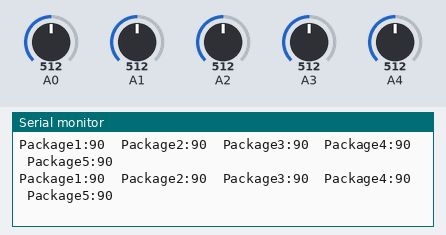
A sketch run on a simulated Arduino Uno, built with avr-gcc and run on an emulated ATmega328P. On the bench: the last lines printed to the serial monitor. The test bench sets the inputs (shaded band); at power-on: A0 = 512, A1 = 512, A2 = 512, A3 = 512, A4 = 512. No radio packets arrive unless stated.

Above: at 2.2 s.
2.3 s: A0 set to 552
At 2.9 s:
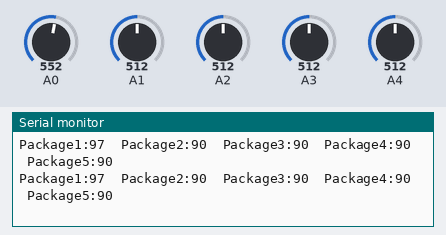
5.3 s: A0 set to 581
At 5.9 s:
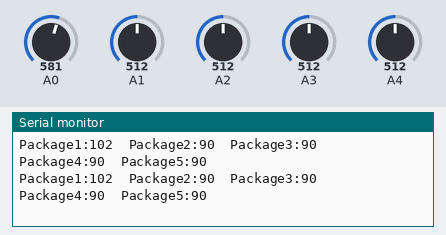
8.3 s: A1 set to 550
At 8.8 s:
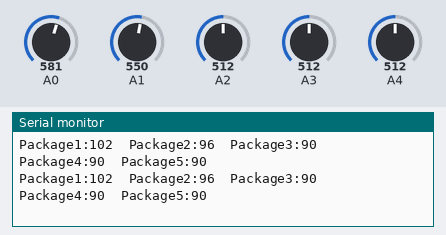
11.3 s: A1 set to 580
At 11.8 s:
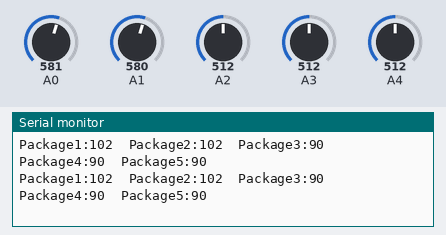
Timing chart, 0 to 13.9 s (numbered marks = the images above; inputs shaded):
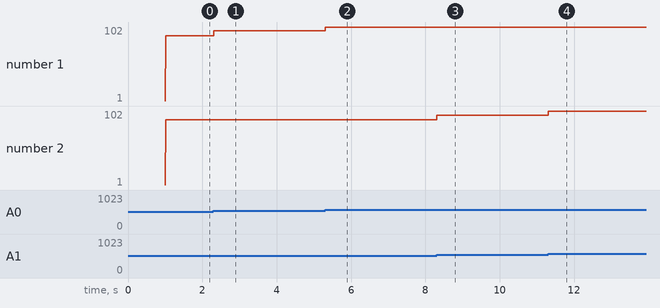

Measured:
- after the input at 2.3 s, the serial monitor: prints a new line at once (image 1)
- after the input at 5.3 s, the serial monitor: prints a new line at once (image 2)
- after the input at 8.3 s, the serial monitor: prints a new line at once (image 3)
- after the input at 11.3 s, the serial monitor: prints a new line at once (image 4)
- plotted number 1: 90 → 97 after the input at 2.3 s, 97 → 102 after the input at 5.3 s
- plotted number 2: 90 → 96 after the input at 8.3 s

The sketch:

Arm_RF_send.ino
```cpp
#include <SPI.h>
#include "RF24.h"

RF24 myRadio (7, 8);
byte addresses[][6] = {"0"};

struct package
{
  int id1=1;
 int id2=1;
 int id3=1;
 int id4=1;
 int id5=1;

};


typedef struct package Package;
Package data;


void setup()
{
  Serial.begin(115200);
  delay(1000);
  myRadio.begin();
  myRadio.setChannel(115);
  myRadio.setPALevel(RF24_PA_MAX);
  myRadio.setDataRate( RF24_250KBPS ) ;
  myRadio.openWritingPipe( addresses[0]);

  pinMode(A0,INPUT);
  pinMode(A1,INPUT);
  pinMode(A2,INPUT);
  pinMode(A3,INPUT);
   pinMode(A4,INPUT);
}
void loop()
{
  myRadio.write(&data, sizeof(data));

  Serial.print("\nPackage1:");
  Serial.print(data.id1);
  Serial.print("\tPackage2:");
  Serial.print(data.id2);
  Serial.print("\tPackage3:");
  Serial.print(data.id3);
  Serial.print("\tPackage4:");
  Serial.print(data.id4);
   Serial.print("\tPackage5:");
  Serial.print(data.id5);


 // Serial.println(data.temperature);
 // Serial.println(data.text);
int   potvalue1= analogRead(A0);
int   potvalue2= analogRead(A1);
int   potvalue3= analogRead(A2);
int   potvalue4= analogRead(A3);
int   potvalue5= analogRead(A4);

int servovalue1=map(potvalue1,0,1023,0,180);
int servovalue2=map(potvalue2,0,1023,0,180);
int servovalue3=map(potvalue3,0,1023,0,180);
int servovalue4=map(potvalue4,0,1023,0,180);
int servovalue5=map(potvalue5,0,1023,0,180);
//
 data.id1=servovalue1;
//
 data.id2=servovalue2;
 data.id3=servovalue3;
 data.id4=servovalue4;
  data.id5=servovalue5;
// data.id1=10;
//data.id2=20;

  //data.temperature = data.temperature+0.1;
 // delay(1000);

}
```
